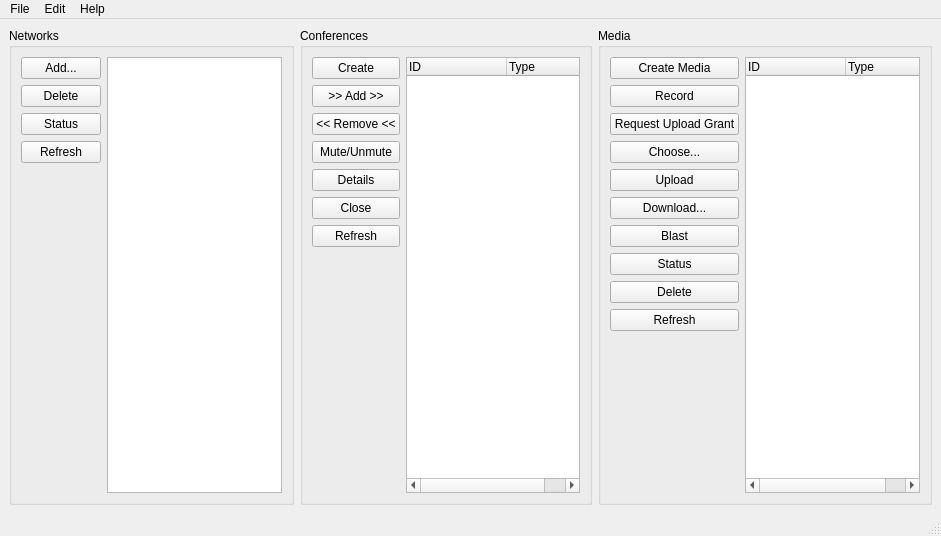
<?xml version="1.0" encoding="UTF-8"?>
<ui version="4.0">
 <class>MainWindow</class>
 <widget class="QMainWindow" name="MainWindow">
  <property name="geometry">
   <rect>
    <x>0</x>
    <y>0</y>
    <width>941</width>
    <height>536</height>
   </rect>
  </property>
  <property name="windowTitle">
   <string>MainWindow</string>
  </property>
  <widget class="QWidget" name="centralwidget">
   <layout class="QVBoxLayout" name="verticalLayout_3">
    <item>
     <layout class="QHBoxLayout" name="horizontalLayout_5">
      <item>
       <widget class="QGroupBox" name="groupBox">
        <property name="title">
         <string>Networks</string>
        </property>
        <layout class="QVBoxLayout" name="verticalLayout_5">
         <item>
          <layout class="QHBoxLayout" name="horizontalLayout_6" stretch="0,0">
           <item>
            <layout class="QVBoxLayout" name="verticalLayout">
             <item>
              <widget class="QPushButton" name="buttonNetworkAdd2">
               <property name="text">
                <string>Add...</string>
               </property>
              </widget>
             </item>
             <item>
              <widget class="QPushButton" name="buttonNetworkDelete">
               <property name="text">
                <string>Delete</string>
               </property>
              </widget>
             </item>
             <item>
              <widget class="QPushButton" name="buttonNetworkStatus1">
               <property name="text">
                <string>Status</string>
               </property>
              </widget>
             </item>
             <item>
              <widget class="QPushButton" name="buttonNetworkRefresh">
               <property name="text">
                <string>Refresh</string>
               </property>
              </widget>
             </item>
             <item>
              <spacer name="verticalSpacer_5">
               <property name="orientation">
                <enum>Qt::Vertical</enum>
               </property>
               <property name="sizeHint" stdset="0">
                <size>
                 <width>20</width>
                 <height>40</height>
                </size>
               </property>
              </spacer>
             </item>
            </layout>
           </item>
           <item>
            <widget class="QListWidget" name="listNetworkIDs"/>
           </item>
          </layout>
         </item>
        </layout>
       </widget>
      </item>
      <item>
       <widget class="QGroupBox" name="groupBox_2">
        <property name="sizePolicy">
         <sizepolicy hsizetype="Preferred" vsizetype="Preferred">
          <horstretch>0</horstretch>
          <verstretch>0</verstretch>
         </sizepolicy>
        </property>
        <property name="title">
         <string>Conferences</string>
        </property>
        <layout class="QVBoxLayout" name="verticalLayout_6">
         <item>
          <layout class="QHBoxLayout" name="horizontalLayout_7" stretch="0,0">
           <property name="sizeConstraint">
            <enum>QLayout::SetMaximumSize</enum>
           </property>
           <item>
            <layout class="QVBoxLayout" name="verticalLayout_2">
             <item>
              <widget class="QPushButton" name="buttonConferenceCreate">
               <property name="text">
                <string>Create</string>
               </property>
              </widget>
             </item>
             <item>
              <widget class="QPushButton" name="buttonConferenceAdd">
               <property name="text">
                <string>&gt;&gt; Add &gt;&gt;</string>
               </property>
              </widget>
             </item>
             <item>
              <widget class="QPushButton" name="buttonConferenceRemove">
               <property name="text">
                <string>&lt;&lt; Remove &lt;&lt;</string>
               </property>
              </widget>
             </item>
             <item>
              <widget class="QPushButton" name="buttonMute">
               <property name="sizePolicy">
                <sizepolicy hsizetype="Expanding" vsizetype="Fixed">
                 <horstretch>0</horstretch>
                 <verstretch>0</verstretch>
                </sizepolicy>
               </property>
               <property name="text">
                <string>Mute/Unmute</string>
               </property>
              </widget>
             </item>
             <item>
              <widget class="QPushButton" name="buttonConferenceDetails">
               <property name="sizePolicy">
                <sizepolicy hsizetype="Expanding" vsizetype="Fixed">
                 <horstretch>0</horstretch>
                 <verstretch>0</verstretch>
                </sizepolicy>
               </property>
               <property name="text">
                <string>Details</string>
               </property>
              </widget>
             </item>
             <item>
              <widget class="QPushButton" name="buttonConferenceClose">
               <property name="sizePolicy">
                <sizepolicy hsizetype="Expanding" vsizetype="Fixed">
                 <horstretch>0</horstretch>
                 <verstretch>0</verstretch>
                </sizepolicy>
               </property>
               <property name="text">
                <string>Close</string>
               </property>
              </widget>
             </item>
             <item>
              <widget class="QPushButton" name="buttonConferenceRefresh">
               <property name="sizePolicy">
                <sizepolicy hsizetype="Expanding" vsizetype="Fixed">
                 <horstretch>0</horstretch>
                 <verstretch>0</verstretch>
                </sizepolicy>
               </property>
               <property name="text">
                <string>Refresh</string>
               </property>
              </widget>
             </item>
             <item>
              <spacer name="verticalSpacer_4">
               <property name="orientation">
                <enum>Qt::Vertical</enum>
               </property>
               <property name="sizeHint" stdset="0">
                <size>
                 <width>20</width>
                 <height>40</height>
                </size>
               </property>
              </spacer>
             </item>
            </layout>
           </item>
           <item>
            <widget class="QTreeWidget" name="listConferenceIDs">
             <property name="rootIsDecorated">
              <bool>false</bool>
             </property>
             <property name="columnCount">
              <number>2</number>
             </property>
             <column>
              <property name="text">
               <string>ID</string>
              </property>
             </column>
             <column>
              <property name="text">
               <string>Type</string>
              </property>
             </column>
            </widget>
           </item>
          </layout>
         </item>
        </layout>
       </widget>
      </item>
      <item>
       <widget class="QGroupBox" name="groupBox_3">
        <property name="title">
         <string>Media</string>
        </property>
        <layout class="QVBoxLayout" name="verticalLayout_7">
         <item>
          <layout class="QHBoxLayout" name="horizontalLayout_8" stretch="0,0">
           <item>
            <layout class="QVBoxLayout" name="verticalLayout_4">
             <item>
              <widget class="QPushButton" name="buttonMediaCreate">
               <property name="text">
                <string>Create Media</string>
               </property>
              </widget>
             </item>
             <item>
              <widget class="QPushButton" name="buttonMediaRecord">
               <property name="text">
                <string>Record</string>
               </property>
              </widget>
             </item>
             <item>
              <widget class="QPushButton" name="buttonUploadGrant">
               <property name="text">
                <string>Request Upload Grant</string>
               </property>
              </widget>
             </item>
             <item>
              <widget class="QPushButton" name="buttonMediaChoose">
               <property name="text">
                <string>Choose...</string>
               </property>
              </widget>
             </item>
             <item>
              <widget class="QPushButton" name="buttonMediaUpload">
               <property name="text">
                <string>Upload</string>
               </property>
              </widget>
             </item>
             <item>
              <widget class="QPushButton" name="buttonMediaDownload">
               <property name="text">
                <string>Download...</string>
               </property>
              </widget>
             </item>
             <item>
              <widget class="QPushButton" name="buttonMediaBlast">
               <property name="toolTip">
                <string>Choose a Network ID in Registration, a Media ID, and Blast away.</string>
               </property>
               <property name="text">
                <string>Blast</string>
               </property>
              </widget>
             </item>
             <item>
              <widget class="QPushButton" name="buttonMediaStatus">
               <property name="text">
                <string>Status</string>
               </property>
              </widget>
             </item>
             <item>
              <widget class="QPushButton" name="buttonMediaDelete">
               <property name="text">
                <string>Delete</string>
               </property>
              </widget>
             </item>
             <item>
              <widget class="QPushButton" name="buttonMediaRefresh">
               <property name="text">
                <string>Refresh</string>
               </property>
              </widget>
             </item>
             <item>
              <spacer name="verticalSpacer_2">
               <property name="orientation">
                <enum>Qt::Vertical</enum>
               </property>
               <property name="sizeHint" stdset="0">
                <size>
                 <width>20</width>
                 <height>40</height>
                </size>
               </property>
              </spacer>
             </item>
            </layout>
           </item>
           <item>
            <widget class="QTreeWidget" name="listMediaIDs">
             <property name="toolTip">
              <string>Type is u(ploaded) or r(ecorded)</string>
             </property>
             <property name="rootIsDecorated">
              <bool>false</bool>
             </property>
             <property name="columnCount">
              <number>2</number>
             </property>
             <column>
              <property name="text">
               <string>ID</string>
              </property>
             </column>
             <column>
              <property name="text">
               <string>Type</string>
              </property>
             </column>
            </widget>
           </item>
          </layout>
         </item>
        </layout>
       </widget>
      </item>
     </layout>
    </item>
   </layout>
  </widget>
  <widget class="QMenuBar" name="menubar">
   <property name="geometry">
    <rect>
     <x>0</x>
     <y>0</y>
     <width>941</width>
     <height>21</height>
    </rect>
   </property>
   <widget class="QMenu" name="menuFile">
    <property name="title">
     <string>File</string>
    </property>
    <addaction name="actionExit"/>
   </widget>
   <widget class="QMenu" name="menuHelp">
    <property name="title">
     <string>Help</string>
    </property>
    <addaction name="actionAbout"/>
   </widget>
   <widget class="QMenu" name="menuEdit">
    <property name="title">
     <string>Edit</string>
    </property>
    <addaction name="separator"/>
    <addaction name="actionPreferences"/>
   </widget>
   <addaction name="menuFile"/>
   <addaction name="menuEdit"/>
   <addaction name="menuHelp"/>
  </widget>
  <widget class="QStatusBar" name="statusbar"/>
  <action name="actionExit">
   <property name="text">
    <string>Exit</string>
   </property>
  </action>
  <action name="actionAbout">
   <property name="text">
    <string>About...</string>
   </property>
  </action>
  <action name="actionPreferences">
   <property name="text">
    <string>Preferences...</string>
   </property>
  </action>
 </widget>
 <resources/>
 <connections/>
</ui>
